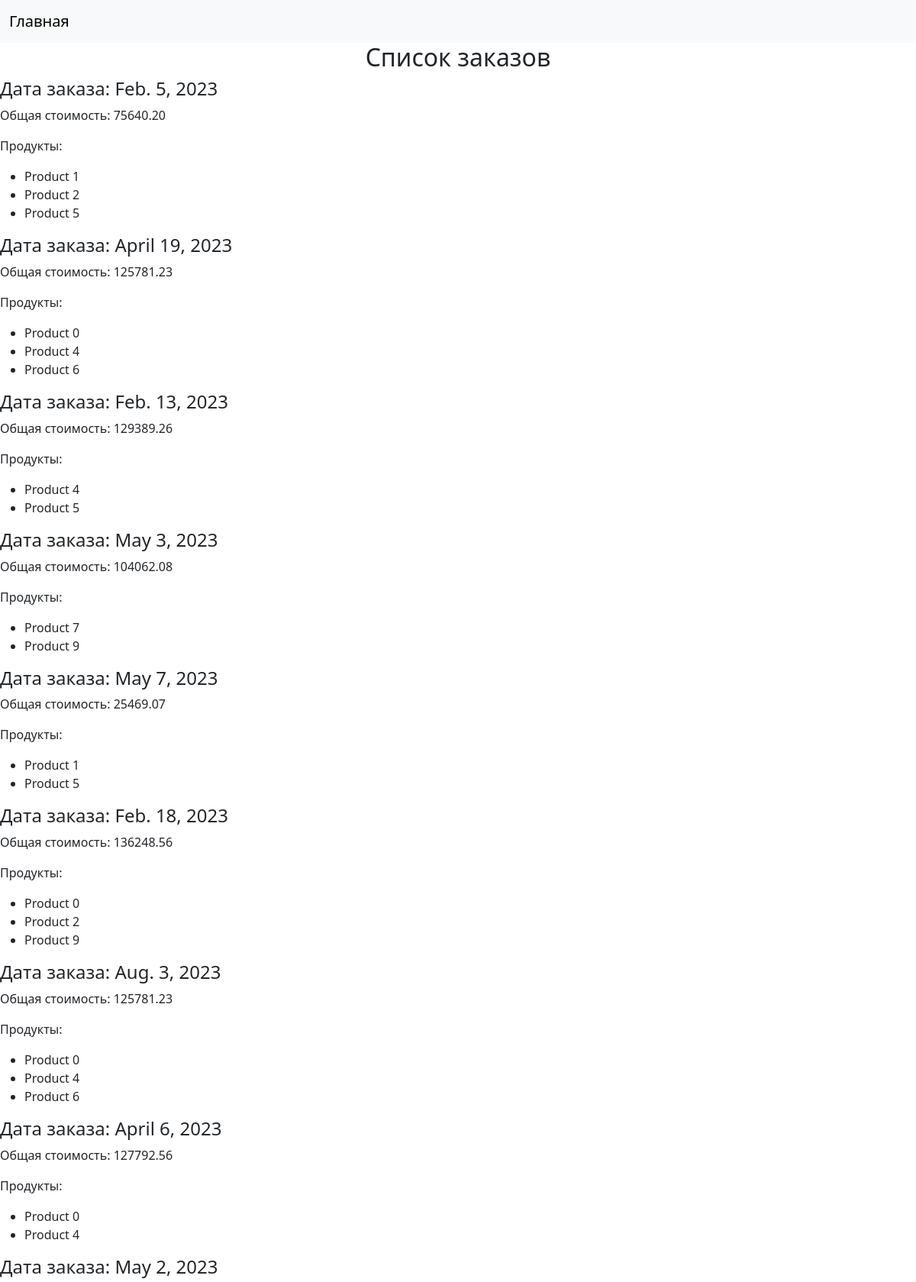
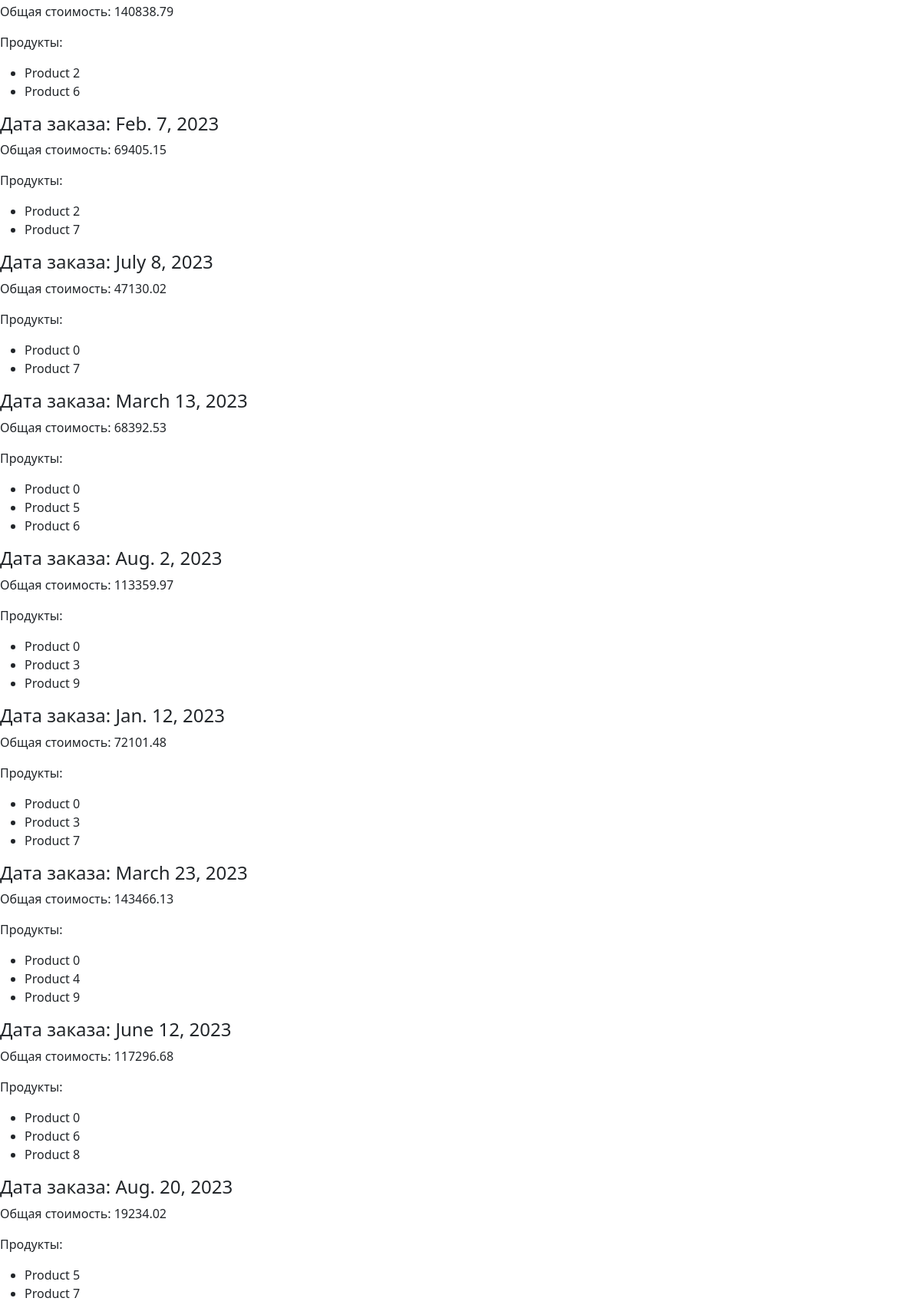
Page /orders/2/ (upper part) on the committed database (2 pictures, top to bottom).
### app/models.py (models this page shows)
class Order(models.Model):
    client = models.ForeignKey(Client, on_delete=models.CASCADE)
    products = models.ManyToManyField(Product)
    common_price = models.DecimalField(max_digits=10, decimal_places=2)
    date = models.DateField()

class Product(models.Model):
    name = models.CharField(max_length=100)
    description = models.TextField()
    price = models.DecimalField(max_digits=10, decimal_places=2)
    amount = models.IntegerField()
    added_at = models.DateField(auto_now=True)

### app/views.py (the view)
# urls.py: path('orders/<int:client_id>/', views.get_orders, name='orders'),
def get_orders(request, client_id):
    orders = Order.objects.filter(client__pk=client_id)
    return render(request, 'app/orders.html', {'orders': orders})

### app/templates/app/orders.html (shortened to what this page needs)
{% extends 'app/base.html' %}
{% block content %}
<h2 class="text-center">Список заказов</h2>
    {% for order in orders %}
        <h4>Дата заказа: {{ order.date }}</h4>
        <p>Общая стоимость: {{ order.common_price }}</p>
        <p>Продукты:</p>
        <ul>
            {% for product in order.products.all %}
                <li>{{ product.name }}</li>
            {% endfor %}
        </ul>
    {% endfor %}
{% endblock %}

### rows in the picture
Order: date "Feb. 5, 2023", common_price "75640.20"
Product: name "Product 1"
Product: name "Product 2"
Product: name "Product 5"
Order: date "April 19, 2023", common_price "125781.23"
Product: name "Product 0"
Product: name "Product 4"
Product: name "Product 6"
Order: date "Feb. 13, 2023", common_price "129389.26"
Order: date "May 3, 2023", common_price "104062.08"
Product: name "Product 7"
Product: name "Product 9"
Order: date "May 7, 2023", common_price "25469.07"
Order: date "Feb. 18, 2023", common_price "136248.56"
Order: date "Aug. 3, 2023", common_price "125781.23"
Order: date "April 6, 2023", common_price "127792.56"
Order: date "May 2, 2023", common_price "140838.79"
Order: date "Feb. 7, 2023", common_price "69405.15"
Order: date "July 8, 2023", common_price "47130.02"
Order: date "March 13, 2023", common_price "68392.53"
Order: date "Aug. 2, 2023", common_price "113359.97"
Product: name "Product 3"
Order: date "Jan. 12, 2023", common_price "72101.48"
Order: date "March 23, 2023", common_price "143466.13"
Order: date "June 12, 2023", common_price "117296.68"
Product: name "Product 8"
Order: date "Aug. 20, 2023", common_price "19234.02"
